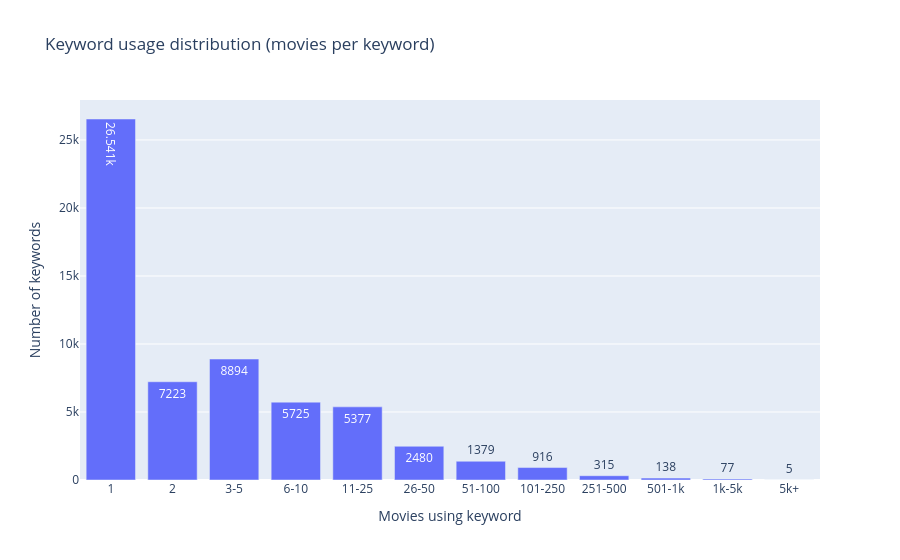

The cell this chart's notebook holds for it:
### Markdown cell above
## Keyword usage distribution

How many movies does each keyword appear in?

### Code cell
import plotly.express as px

keywords_meta = pd.read_csv(
    KEYWORDS_FILE,
    usecols=['tmdb_keyword_id', 'name', 'keyword_type', 'is_narrative'],
)

mov_per_kw = (
    pairs.groupby('tmdb_keyword_id')['tmdb_movie_id']
    .count()
    .rename('movie_count')
    .reset_index()
    .merge(keywords_meta, on='tmdb_keyword_id')
)

buckets = [0, 1, 2, 5, 10, 25, 50, 100, 250, 500, 1000, 5000, float('inf')]
labels  = ['1','2','3-5','6-10','11-25','26-50','51-100','101-250','251-500','501-1k','1k-5k','5k+']
mov_per_kw['bucket'] = pd.cut(mov_per_kw['movie_count'], bins=buckets, labels=labels)

dist = mov_per_kw['bucket'].value_counts().reindex(labels).reset_index()
dist.columns = ['movies_per_keyword', 'keyword_count']

hapax     = (mov_per_kw['movie_count'] == 1).sum()
useful    = (mov_per_kw['movie_count'] >= 10).sum()
print(f'Appear in exactly 1 movie : {hapax:,}  ({hapax/len(mov_per_kw)*100:.1f}%)')
print(f'Appear in 10+ movies      : {useful:,}  ({useful/len(mov_per_kw)*100:.1f}%)')

fig = px.bar(
    dist,
    x='movies_per_keyword',
    y='keyword_count',
    text_auto=True,
    title='Keyword usage distribution (movies per keyword)',
    labels={'movies_per_keyword': 'Movies using keyword', 'keyword_count': 'Number of keywords'},
)
fig.update_layout(xaxis_title='Movies using keyword', yaxis_title='Number of keywords')
fig.show()

### Figure 1 — Plotly figure (JSON) as saved in the notebook; plotly's stock layout.template omitted (floating-point values rounded to 4 significant figures)
{"data": [{"hovertemplate": "Movies using keyword=%{x}<br>Number of keywords=%{y}<extra></extra>", "legendgroup": "", "marker": {"color": "#636efa", "pattern": {"shape": ""}}, "name": "", "orientation": "v", "showlegend": false, "textposition": "auto", "texttemplate": "%{y}", "type": "bar", "x": ["1", "2", "3-5", "6-10", "11-25", "26-50", "51-100", "101-250", "251-500", "501-1k", "1k-5k", "5k+"], "xaxis": "x", "y": [26541, 7223, 8894, 5725, 5377, 2480, 1379, 916, 315, 138, 77, 5], "yaxis": "y"}], "layout": {"barmode": "relative", "legend": {"tracegroupgap": 0}, "title": {"text": "Keyword usage distribution (movies per keyword)"}, "xaxis": {"anchor": "y", "domain": [0.0, 1.0], "title": {"text": "Movies using keyword"}}, "yaxis": {"anchor": "x", "domain": [0.0, 1.0], "title": {"text": "Number of keywords"}}}}
